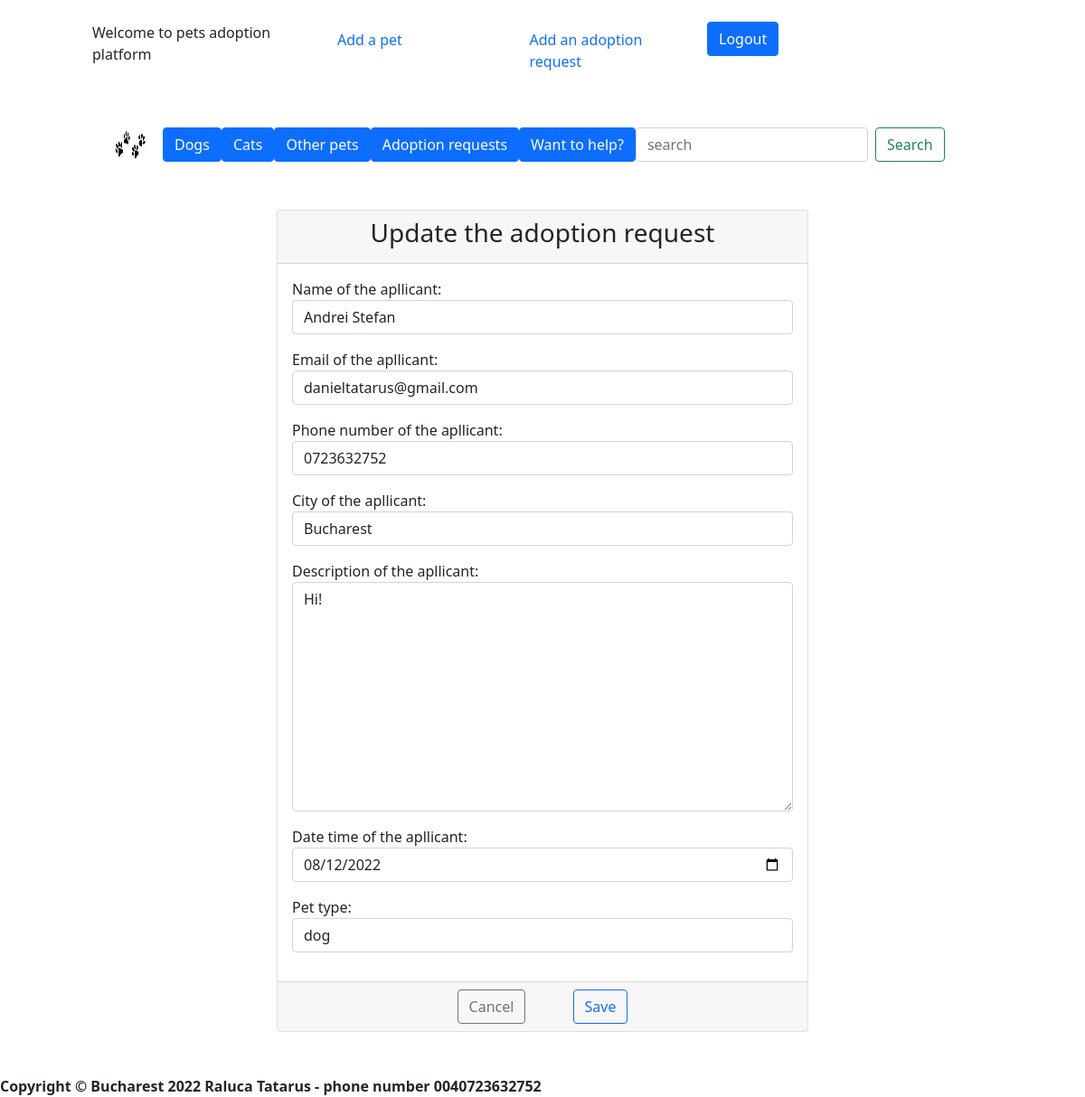
The app's page /update_adoptionrequest/17/ (signed in) with its own data.
### adoptionrequest/models.py (models this page shows, shortened)
class Adoptionrequest(models.Model):
    name_of_the_apllicant = models.CharField(max_length=20)
    email_of_the_apllicant = models.EmailField(max_length=200)
    phone_number_of_the_apllicant = models.CharField(max_length=25)
    district_of_the_apllicant = models.CharField(null=True, blank=True, max_length=20)
    city_of_the_apllicant = models.CharField(max_length=20)
    description_of_the_apllicant = models.TextField(max_length=400)
    active_of_the_apllicant = models.BooleanField(default=True)
    date_time_of_the_apllicant = models.DateTimeField(default=timezone.now)
    pet_type = models.CharField(max_length=20)
    poster = models.ForeignKey(User, on_delete=models.CASCADE, null=True, blank=True)

### adoptionrequest/views.py (the view, shortened to what this page needs)
# urls.py: path('update_adoptionrequest/<int:pk>/', views.AdoptionrequestUpdateView.as_view(), name='update_adoptionrequest'),
class AdoptionrequestUpdateView(UserPassesTestMixin, UpdateView):
    template_name = 'adoptionrequest/update_adoptionrequest.html'
    model = Adoptionrequest
    form_class = AdoptionrequestForm
    def test_func(self):
        return self.get_object().poster == self.request.user or self.request.user.is_superuser

### templates/adoptionrequest/update_adoptionrequest.html (shortened to what this page needs)
{% extends 'base.html' %}
{% block content %}
    <div class="container mt-4">
        <div class="row">
            <div class="col-md-6 offset-md-3">
                <div class="card">
                    <div class="card-header">
                        <h3 class="text-center">Update the adoption request</h3>
                    </div>
                    <form method="post" >
                        <div class="card-body">
                            {{ form.as_p }}
                        </div>
                        <div class="card-footer text-center">
                            <a href="#" class="btn btn-outline-secondary mx-4">Cancel</a>
                            <button type="submit" class="btn btn-outline-primary mx-4">Save</button>
                        </div>
                    </form>
                </div>
            </div>
        </div>
    </div>
{% endblock %}

### records on screen
Adoptionrequest: name_of_the_apllicant "Andrei Stefan", email_of_the_apllicant "danieltatarus@gmail.com", phone_number_of_the_apllicant "0723632752", city_of_the_apllicant "Bucharest", description_of_the_apllicant "Hi!", date_time_of_the_apllicant "08/12/2022", pet_type "dog"
